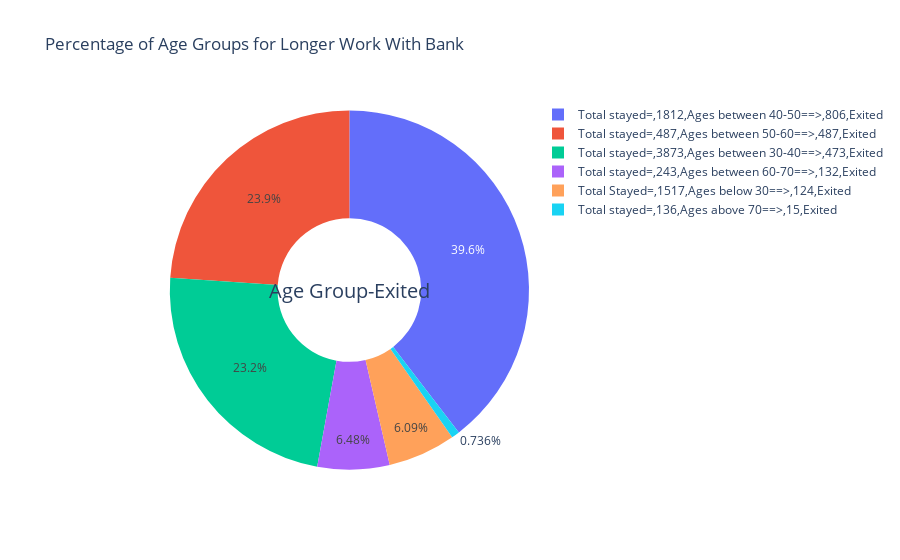

Write notebook code for a chart like this one.
### Markdown cell above
#### **Pie** **Plot** **for** **Age** **Group** **excited**

### Code cell
pie_list=[k,l,m,n,o,p]
labels=age_list
fig={
    "data":[
        {
            "values":pie_list,
            "labels":labels,
            "domain": {"x": [.2, 1]},
            "name": "Age Groups-Exit Rate",
            "hoverinfo":"label+percent+name",
            "hole": .4,
            "type": "pie"
        },],
    "layout":{
        "title":"Percentage of Age Groups for Longer Work With Bank",
        "annotations":[
            {
                "font":{"size":20},
                "showarrow": False,
                "text": "Age Group-Exited",
                "x": 0.60,
                "y": 0.50
            },
        ]
    }  
}
iplot(fig)

### Figure 1 — Plotly figure (JSON) as saved in the notebook; plotly's stock layout.template omitted (floating-point values rounded to 4 significant figures)
{"data": [{"domain": {"x": [0.2, 1]}, "hole": 0.4, "hoverinfo": "label+percent+name", "labels": [["Total Stayed=", [1517], "Ages below 30==>", 124, "Exited"], ["Total stayed=", [3873], "Ages between 30-40==>", 473, "Exited"], ["Total stayed=", [1812], "Ages between 40-50==>", 806, "Exited"], ["Total stayed=", [487], "Ages between 50-60==>", 487, "Exited"], ["Total stayed=", [243], "Ages between 60-70==>", 132, "Exited"], ["Total stayed=", [136], "Ages above 70==>", 15, "Exited"]], "name": "Age Groups-Exit Rate", "type": "pie", "values": [124, 473, 806, 487, 132, 15]}], "layout": {"annotations": [{"font": {"size": 20}, "showarrow": false, "text": "Age Group-Exited", "x": 0.6, "y": 0.5}], "title": {"text": "Percentage of Age Groups for Longer Work With Bank"}}}
